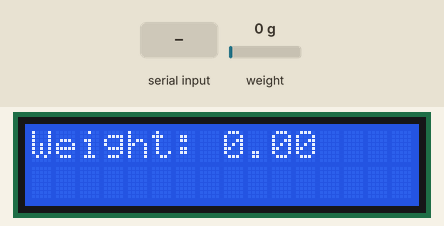
A sketch run on a simulated ESP32. On the bench: 16×2 character LCD. The inputs (shaded band) are chosen by the test bench; at power-on: weight on the scale 0 g. What the sketch prints to the serial monitor is not drawn.

Above: at 3.6 s.
3.7 s: weight on the scale set to 100 g
At 4.6 s:
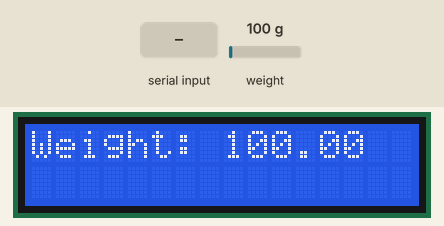
5.2 s: "t" received over Serial
At 6.1 s:
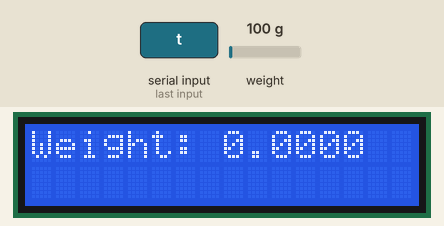
6.8 s: weight on the scale set to 1250 g
At 7.5 s:
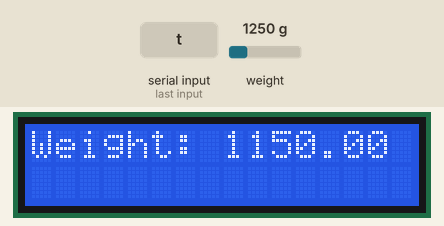
8.4 s: weight on the scale set to 2500 g
At 9.1 s:
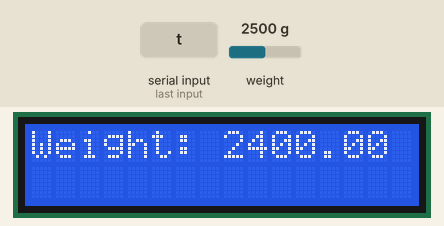
Timing chart, 0 to 11.0 s (numbered marks = the images above; inputs shaded):
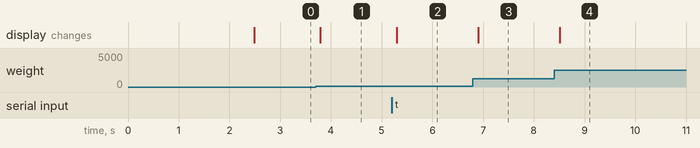

Measured:
- after the input at 3.7 s, the display: changes after 0.09 s (image 1)
- after the input at 5.2 s, the display: changes after 0.10 s (image 2)
- after the input at 6.8 s, the display: changes after 0.11 s (image 3)
- after the input at 8.4 s, the display: changes after 0.11 s (image 4)

The sketch:

LCD_display_measure_mar13b.ino
```cpp
#include <LiquidCrystal_I2C.h>
#include <WiFi.h>
#include <HX711_ADC.h>
#if defined(ESP8266)|| defined(ESP32) || defined(AVR)
#include <EEPROM.h>
#endif

// HX711 pins:
const int HX711_dout = 16;
const int HX711_sck = 4;


HX711_ADC LoadCell(HX711_dout, HX711_sck);

//network credentials
const char* ssid     = "####";
const char* password = "######";


int lcdColumns = 16;
int lcdRows = 2;


LiquidCrystal_I2C lcd(0x27, lcdColumns, lcdRows);

String messageStatic = "Weight: ";

void setup() {
  // initialize LCD
  lcd.init();
  // turn on LCD backlight
  lcd.backlight();

  Serial.begin(57600); delay(10);
  Serial.println();
  Serial.println("Starting...");

  LoadCell.begin();

#if defined(ESP8266)|| defined(ESP32)

#endif

  unsigned long stabilizingtime = 2000;
  boolean _tare = true;
  LoadCell.start(stabilizingtime, _tare);
  if (LoadCell.getTareTimeoutFlag()) {
    Serial.println("Timeout, check MCU > HX711 wiring and pin designations");
    while (1);
  }
  else {
    LoadCell.setCalFactor(316.18);
    Serial.println("Startup is complete");
  }
}

void loop() {
  static boolean newDataReady = 0;


  if (LoadCell.update()) newDataReady = true;

  if (newDataReady) {
    float weight = LoadCell.getData();
    lcd.setCursor(0, 0);
    lcd.print(messageStatic);
    lcd.print(weight);
    newDataReady = 0;
  }


  if (Serial.available() > 0) {
    char inByte = Serial.read();
    if (inByte == 't') LoadCell.tareNoDelay();
  }


  if (LoadCell.getTareStatus() == true) {
    Serial.println("Tare complete");
  }
}
```
